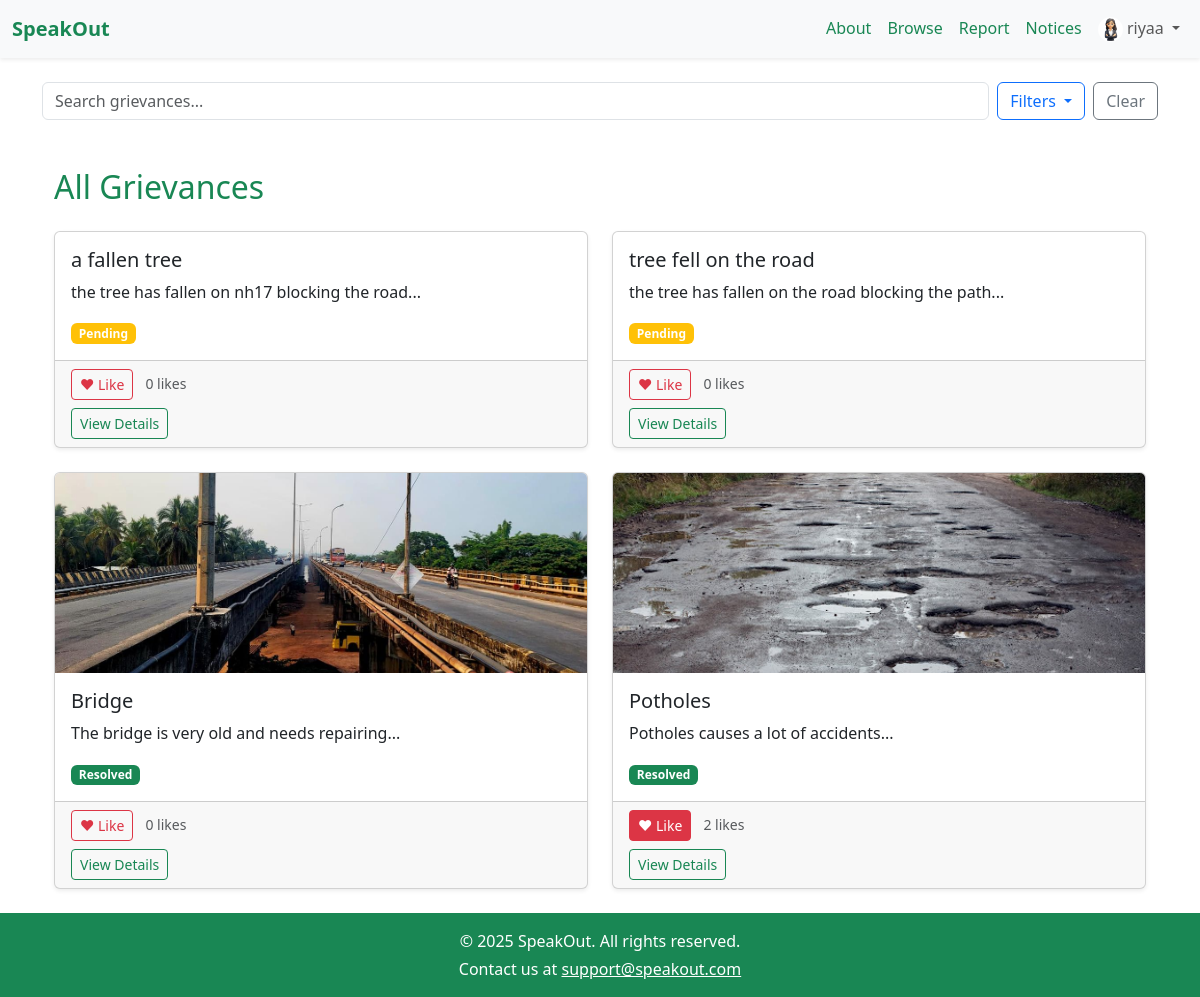
/grievances (signed in), run on the app's committed database.
### models.py (models this page shows, shortened)
class Grievance(db.Model):
    id = db.Column(db.Integer, primary_key=True)
    user_id = db.Column(db.Integer, db.ForeignKey('user.id'), nullable=False)
    title = db.Column(db.String(100), nullable=False)
    description = db.Column(db.Text, nullable=False)
    category = db.Column(db.String(50))
    location = db.Column(db.String(200), nullable=False)
    status = db.Column(db.String(20), default='Pending')
    created_at = db.Column(db.DateTime, default=datetime.utcnow)
    updated_at = db.Column(db.DateTime, onupdate=datetime.utcnow)
    image = db.Column(db.String(255))
    comments = db.relationship('Comment', backref='grievance', lazy=True)
    department_id = db.Column(db.Integer, db.ForeignKey('department.id'), nullable=True)

### app.py (the view)
@app.route('/grievances')
def all_grievances():
    if 'user_id' not in session:
        flash("Please log in to view all grievances.", "warning")
        return redirect(url_for('login'))
    search_query = request.args.get('search', '').strip().lower()
    department_id = request.args.get('department_id', '')
    status = request.args.get('status', '')
    location = request.args.get('location', '').strip().lower()
    sort = request.args.get('sort', 'latest')
    grievances = Grievance.query
    if search_query:
        grievances = grievances.filter(
            (Grievance.title.ilike(f"%{search_query}%")) |
            (Grievance.description.ilike(f"%{search_query}%"))
        )
    if department_id:
        grievances = grievances.filter_by(department_id=department_id)
    if status:
        grievances = grievances.filter_by(status=status)
    if location:
        grievances = grievances.filter_by(location=location)
    if sort == 'likes':
        grievances = grievances.outerjoin(Like).group_by(Grievance.id).order_by(db.func.count(Like.id).desc())
    else:
        grievances = grievances.order_by(Grievance.created_at.desc())
    grievances = grievances.all()
    user_likes = Like.query.filter_by(user_id=session['user_id']).all()
    liked_ids = {like.grievance_id for like in user_likes}
    like_counts = {g.id: Like.query.filter_by(grievance_id=g.id).count() for g in grievances}
    departments = Department.query.all()
    return render_template('user/all_grievances.html',
                           grievances=grievances,
                           liked_ids=liked_ids,
                           like_counts=like_counts,
                           departments=departments,
                           department_id=department_id)

### templates/user/all_grievances.html (shortened to what this page needs)
{% extends "base.html" %}
{% block content %}
<form method="GET" action="{{ url_for('all_grievances') }}" class="d-flex mb-4">
  <input type="text" name="search" class="form-control me-2"
         placeholder="Search grievances..."
         value="{{ request.args.get('search', '') }}">
  <div class="dropdown">
    <button class="btn btn-outline-primary dropdown-toggle" type="button" data-bs-toggle="dropdown">
      Filters
    </button>
  </div>
  <a href="{{ url_for('all_grievances') }}" class="btn btn-outline-secondary ms-2">Clear</a>
</form>
<div class="container mt-5">
  <h2 class="text-success mb-4">All Grievances</h2>
  {% if grievances %}
    <div class="row row-cols-1 row-cols-md-2 g-4">
      {% for g in grievances %}
        <div class="col">
          <div class="card h-100 shadow-sm">
            {% if g.image %}
              <img src="{{ url_for('static', filename='uploads/' + g.image) }}"
                   class="card-img-top" alt="Grievance Image"
                   style="max-height: 200px; object-fit: cover;">
            {% endif %}
            <div class="card-body">
              <h5 class="card-title">{{ g.title }}</h5>
              <p class="card-text">{{ g.description[:100] }}...</p>
              <span class="badge bg-{{ 'success' if g.status == 'Resolved' else 'warning' }}">{{ g.status }}</span>
            </div>
            <div class="card-footer">
              <form action="{{ url_for('toggle_like', grievance_id=g.id) }}" method="post" style="display: inline;">
  <button type="submit" class="btn btn-sm {{ 'btn-danger' if g.id in liked_ids else 'btn-outline-danger' }}">
    ♥ Like
  </button>
</form>
<small class="text-muted ms-2">{{ like_counts.get(g.id, 0) }} likes</small><br>
              <a href="{{ url_for('view_grievance', id=g.id) }}" class="btn btn-outline-success btn-sm mt-2">View Details</a>
            </div>
          </div>
        </div>
      {% endfor %}
    </div>
  {% else %}
    <p class="text-muted">No grievances available.</p>
  {% endif %}
</div>
{% endblock %}

### data on the page
Grievance: title "a fallen tree", description "the tree has fallen on nh17 blocking the road", status "Pending", get "0"
Grievance: title "tree fell on the road", description "the tree has fallen on the road blocking the path", status "Pending", get "0"
Grievance: image (picture), title "Bridge", description "The bridge is very old and needs repairing", status "Resolved", get "0"
Grievance: image (picture), title "Potholes", description "Potholes causes a lot of accidents", status "Resolved", get "2"

### other printed values
{{ session.get('username') }} "riyaa"
